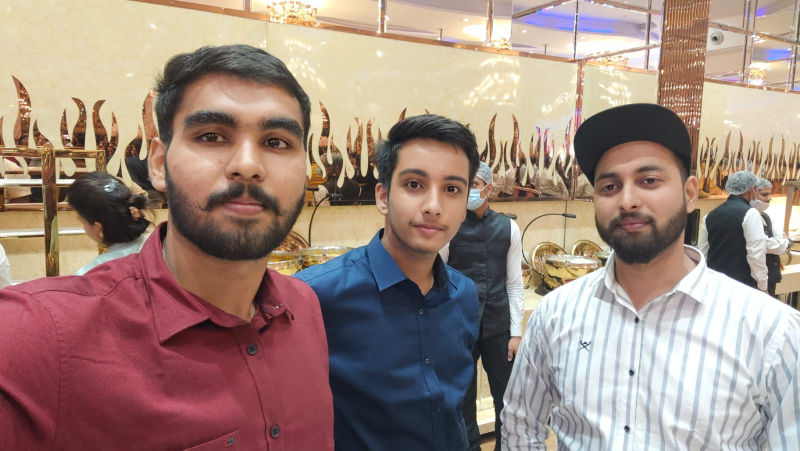
#> input picture IMG-20211018-WA0004.jpg, 1600 x 901 px (shown at 1/2 size)
$ python 5-threshold.py
#> lines starting #> are read from the running program, lines starting #| are printed output that depends on the picture; after the words box and inside, x2 and y2 are one past the last pixel; in counts of white or black regions, pixels touching at a corner belong together
import os
import cv2

image_path = os.path.join('.', 'IMG-20211018-WA0004.jpg')

image = cv2.imread(image_path)
#> image is the input picture: shape (901, 1600, 3); mean B, G, R 126.5, 136, 159.3

image = cv2.resize(image, (800, 500))
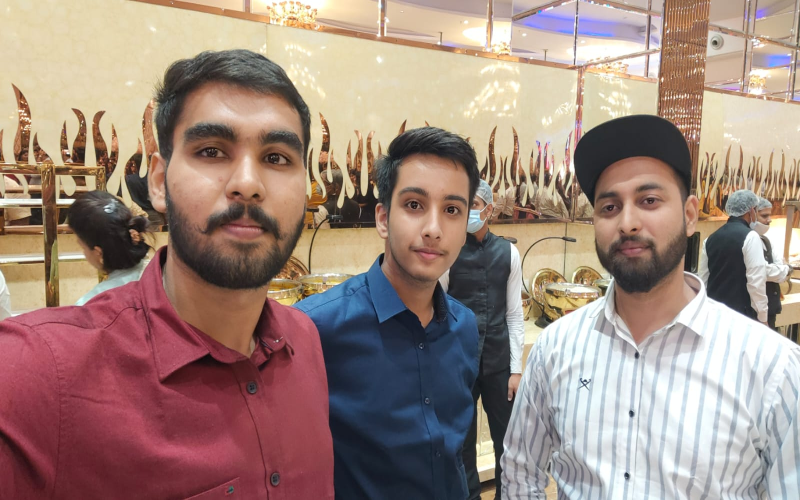
#> image: shape (500, 800, 3); mean B, G, R 126.4, 135.9, 159.2
imageGRAY = cv2.cvtColor(image, cv2.COLOR_BGR2GRAY)
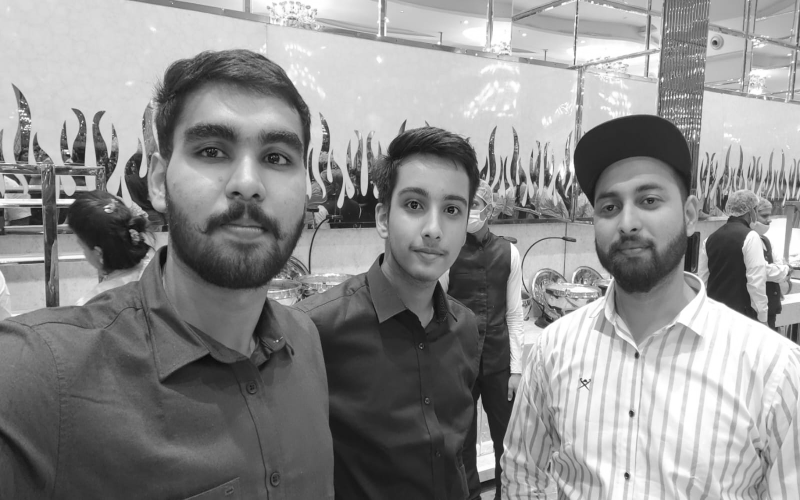
#> imageGRAY: shape (500, 800); min 9, max 255, mean 141.8
bulrred_image = cv2.medianBlur(imageGRAY, 5)
ret, thresh1 = cv2.threshold(bulrred_image, 127, 255, cv2.THRESH_BINARY)
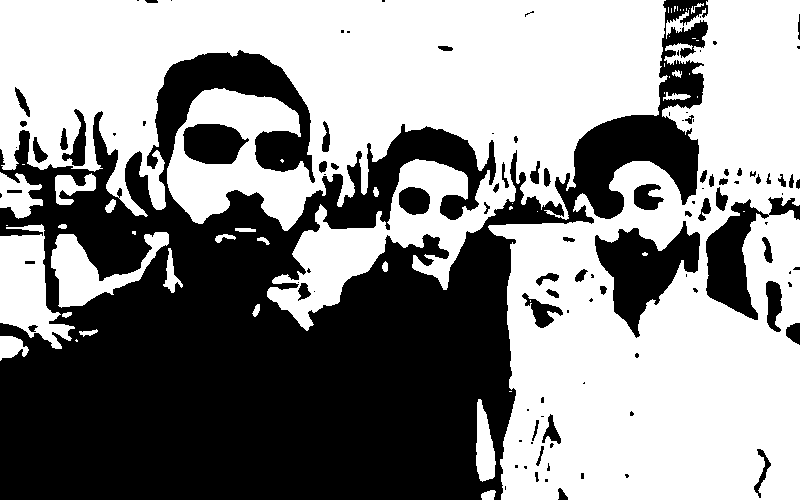
#> thresh1: shape (500, 800); 55.4% white; 111 black regions (54 under 20 px), largest, box (x1, y1, x2, y2) and area: (0, 0, 708, 500) 159467, (595, 221, 700, 338) 5711, (706, 197, 800, 320) 4169

cv2.imshow('Image', image)
cv2.imshow('Image GRAY', imageGRAY)
cv2.imshow('Threshold', thresh1)
cv2.waitKey(0)
cv2.destroyAllWindows()
